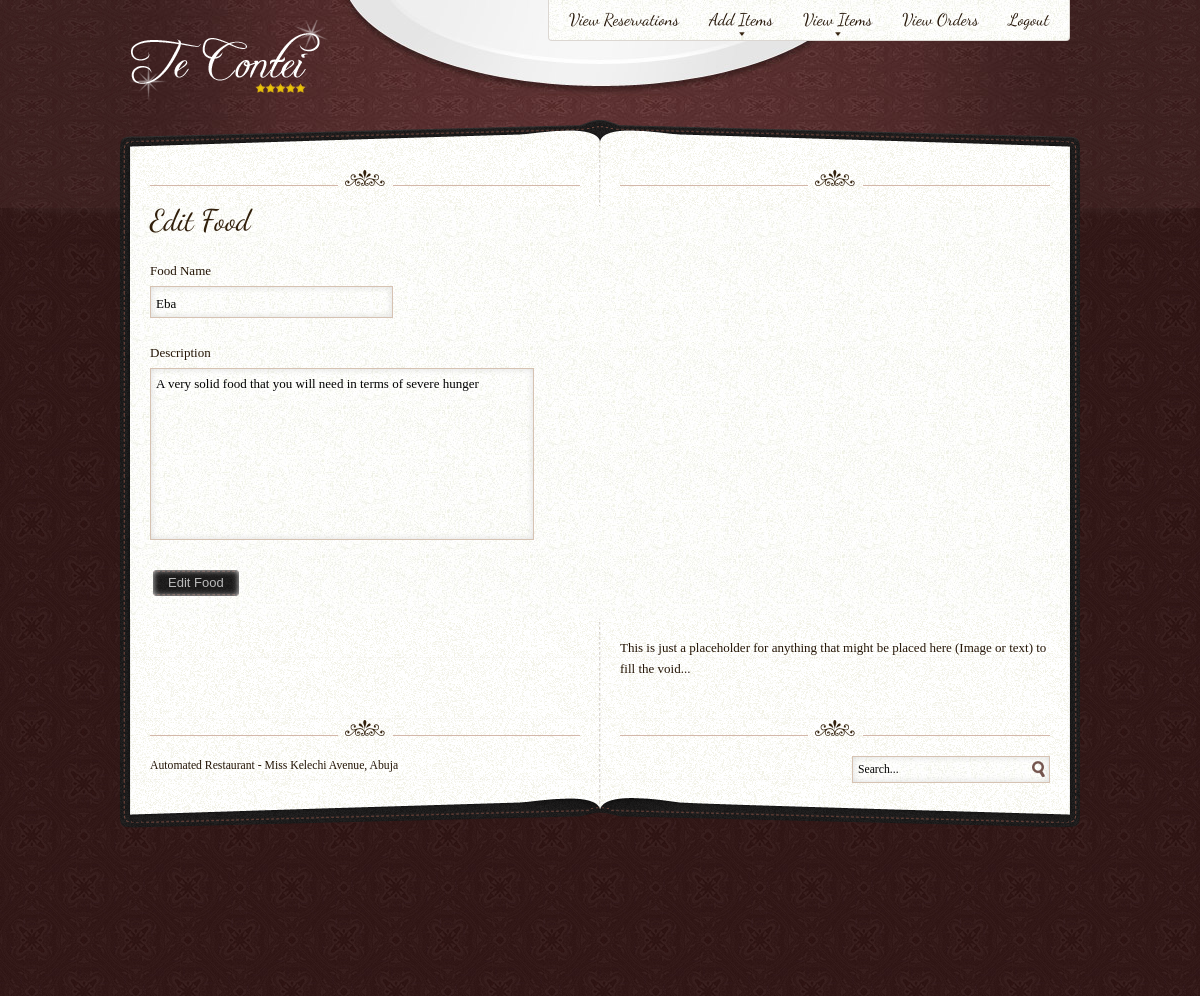
Page /edit_food.php?id=1 on the committed database.
### tables this page shows
CREATE TABLE IF NOT EXISTS `food` (
  `id` int(11) NOT NULL AUTO_INCREMENT,
  `food_name` varchar(30) NOT NULL,
  `food_detail` text NOT NULL,
  PRIMARY KEY (`id`)
);

### edit_food.php (the view, shortened to what this page needs)
<?php
	include 'dashboard_header.php';
	include 'db.php';
?>
<?php
	$food_id = $_GET['id'];
    try {
    $sql = "SELECT * FROM food WHERE id='$food_id'";
    $result = $pdo->query($sql);
    } catch (PDOException $e) {
      echo "Unable to find food" . $e->getMessage();
      exit();
    }
    while($row = $result->fetch()){
      $rows[] = array("id" => $row['id'], "food_name" => $row['food_name'], "food_detail" => $row['food_detail']);
    }
?>
	<div id="carte">
		<div id="carte-top" class="wrap"></div>
		<div id="content-block" class="wrap">
		<div class="separator top-separator content left"></div>
		<div class="separator top-separator content right"></div>
		<div id="main" class="content fullwidth">
		<article class="article art">
		<div class="article-body">
			<?php foreach($rows as $food_list):?>
			<form action="" method="POST" accept-charset="utf-8">
				<h2>Edit Food</h2>
				<label id="contact_textmsg" for="contact_text">Food Name</label><br />
				<input type="text" name="name" id="contact_name" size="30" class="hidevalue inputbox"
				value="<?php echo htmlspecialchars($food_list['food_name']); ?>" /><br />
				<label id="contact_textmsg" for="contact_text">Description</label><br />
				<textarea cols="50" rows="10" name="detail" id="contact_text" ><?php echo htmlspecialchars($food_list['food_detail']); ?></textarea><br />
				<input type="submit" name="edit_food" value="Edit Food" class="button validate">
			</form>
			<?php endforeach; ?>
		</div>
	</article>
	</div>
	<div class="sidebar content">
	<div class="module">
		<p>
			This is just a placeholder for anything that might be placed here (Image or text) to fill the void...
		</p>
	</div>
	</div>
	<?php
		include 'carte-footer.php';
	?>
	</div>
	<div id="carte-bottom" class="clear wrap"></div>
	</div>
<?php
	include 'dashboard_footer.php';
?>

### css/template.css (style rules this page uses)
body,div,dl,dt,dd,ul,ol,li,h1,h2,h3,h4,h5,h6,pre,form,fieldset,input,textarea,p,blockquote,th,td { margin: 0; padding: 0; }
header, nav, article, footer, address, figure, figcaption, details { display: block; }
body { font: 13px/1.6em 'Droid Serif', Georgia, serif; padding: 0 0 40px; color: #241506; background: #351615 url(../images/cloth-bewitched.jpg) 50% 208px; }
p,table { margin: 1.5em 0; }
h1, h2, h3, h4, h5, h6 { font-family: Helvetica, arial, sans-serif; font-size: 100%; font-weight: normal; line-height: 100%; margin: 0 0 20px; color: #311f0b; }
h2 { font-size: 1.8em; }
#carte { position: relative; margin: -60px 0 40px; }
#content-block { min-height: 400px; background: url(../images/menu.png) repeat-y 50% 0; }
#carte-top, #carte-bottom { height: 50px; background: url(../images/menu.png) no-repeat 8px 0; }
#carte-bottom { height: 34px; background-position: -1936px 100%; }
.content { width: 430px; padding: 0 20px; }
.wrap { width: 940px; margin: 0 auto; padding: 0 20px; }
#main { position: relative; float: left; z-index: 2; overflow: hidden; }
.fullwidth { width: 900px; background: url(../images/paper.jpg); }
.sidebar { float: right; }
.sidebar .module { margin: 0 0 20px; }
.clearfix:after, .article:after, .wrap:after, .col-last:after { content: "."; display: block; clear: both; visibility: hidden; line-height: 0; height: 0; }
.clear { clear: both; }
.left, .caption-wrap-left { float: left; }
.right, .caption-wrap-right { float: right; }
.separator { height: 16px; width: 430px; margin: 20px 0; background: url(../images/separator.png) no-repeat 50% 50%; }
.top-separator { margin-top: 0; }
fieldset, form { margin: 0 0 20px; }
input, textarea, select { margin: 0 10px 20px 0; font-family: inherit; font-size: inherit; border: 1px solid #d6c2b2; background: url(../images/paper.jpg); -moz-box-shadow: 0 0 6px #dbdbdb inset; -webkit-box-shadow: 0 0 6px #dbdbdb inset; box-shadow: 0 0 6px #dbdbdb inset; }
textarea, input { outline: none; }
textarea { padding: 7px 5px 3px 5px; resize: none; }
input { height: 20px; padding: 7px 5px 3px 5px; }
label, .label-space { display: inline-block; vertical-align: top; min-width: 140px; line-height: 30px; }
input[type="submit"], input[type="reset"], input[type="button"], button, a.make-me-btn, .button, .pagination a { display: inline-block; margin: 3px; vertical-align: top; height: 26px; line-height: 26px; padding: 0 15px; cursor: pointer; text-decoration: none; font-family: 'Helvetica', Arial, sans-serif; font-weight: normal; border: 0; color: #bababa; background: #292929 url(../images/buttons.png) 0 0; -moz-border-radius: 4px; -webkit-border-radius: 4px; border-radius: 4px; }
.fullwidth .article { max-width: 100% !important; }

### rows in the picture
food: name "Eba", detail "A very solid food that you will need in terms of severe hunger"
